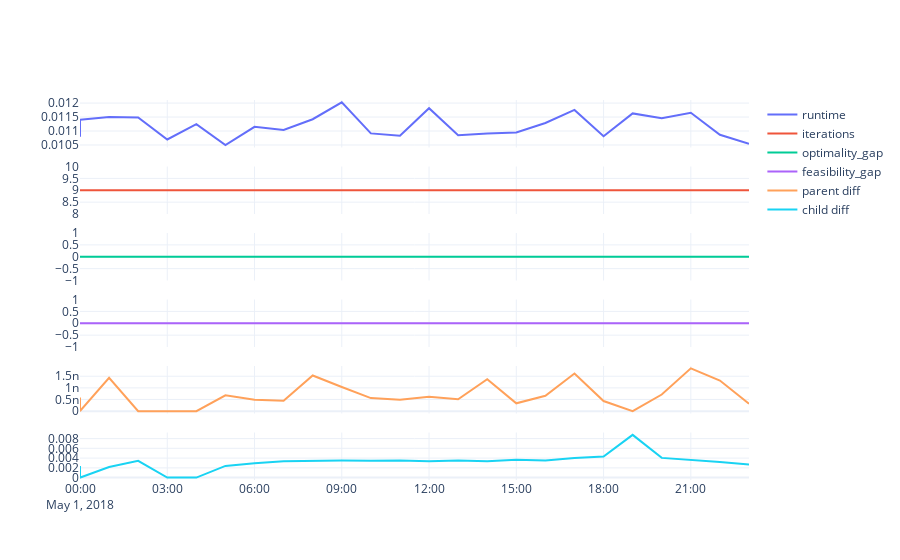
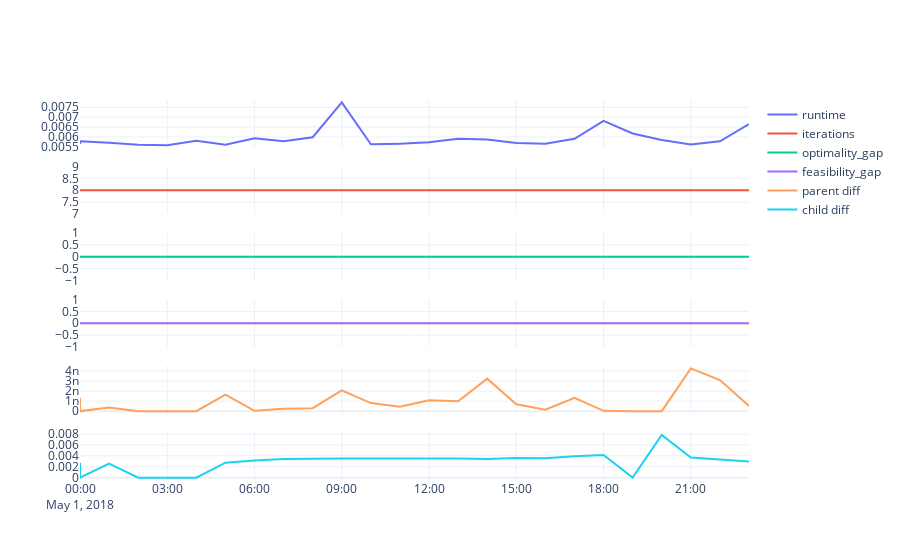
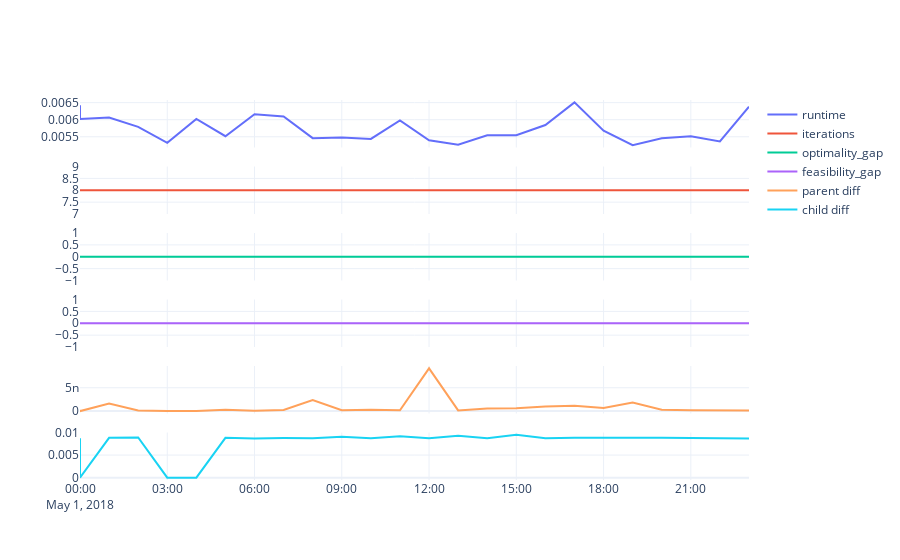
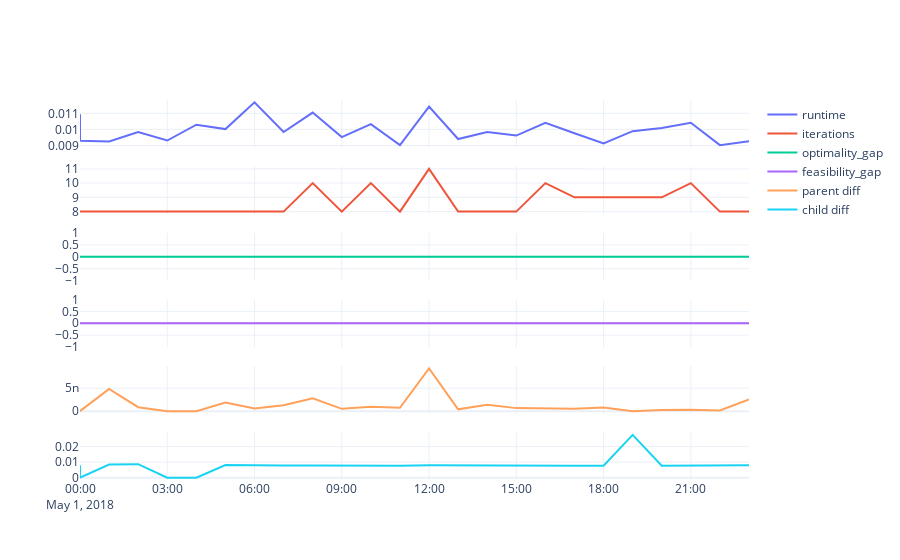

The notebook cell saved with these charts, in order:
### Code cell
for idx in range(5):
    # read data
    stats = feather.read_feather(f"{output}/solver_stats_admm_{idx}.feather")
    stats["time"] = pd.to_datetime(stats["time"], format="%Y-%m-%d %H:%M:%S")
    stats.set_index("time", inplace=True)

    print(f"AREA {idx}")
    print(stats.head())
    fig = make_subplots(rows=6, cols=1,shared_xaxes=True)
    fig.add_trace(go.Scatter(name="runtime", x=stats.index, y=stats.solve_time, mode="lines"), row=1, col=1)
    fig.add_trace(go.Scatter(name="iterations", x=stats.index, y=stats.num_iters, mode="lines"), row=2, col=1)
    fig.add_trace(go.Scatter(name="optimality_gap", x=stats.index, y=stats.optimality_gap, mode="lines"), row=3, col=1)
    fig.add_trace(go.Scatter(name="feasibility_gap", x=stats.index, y=stats.feasibility_gap, mode="lines"), row=4, col=1)
    fig.add_trace(go.Scatter(name="parent diff", x=stats.index, y=stats.sdn, mode="lines"), row=5, col=1)
    fig.add_trace(go.Scatter(name="child diff", x=stats.index, y=stats.vup, mode="lines"), row=6, col=1)
    fig.update_layout(template="plotly_white")
    fig.show()
